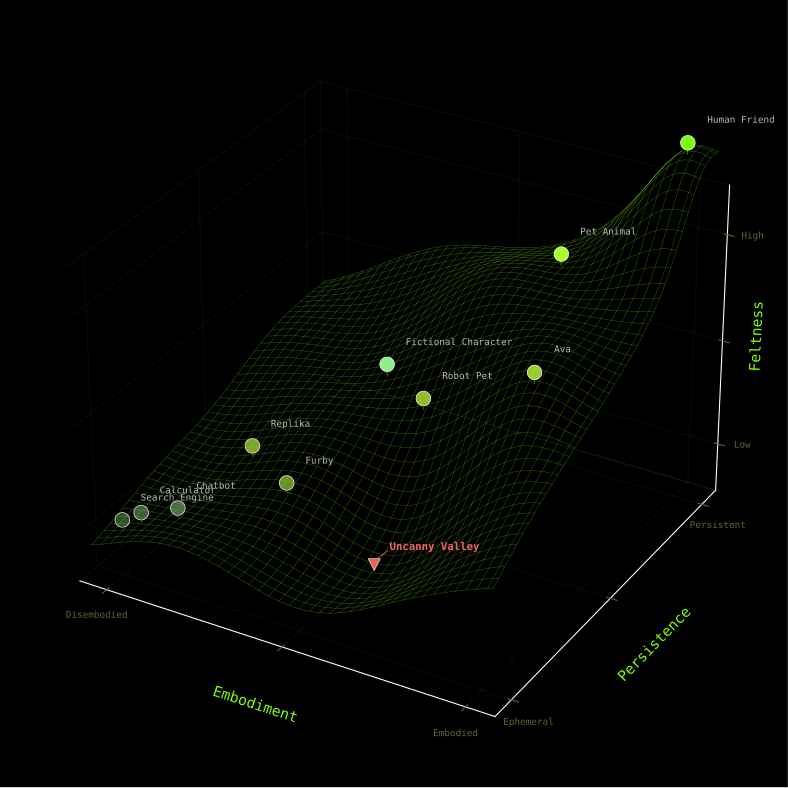

Recreate this plot in Python.
"""
Publication-Quality 3D Figure: Feltness Space
WIREFRAME LANDSCAPE AESTHETIC

Visualization for "Sensus Ex Machina" paper.

DESIGN PRINCIPLE:
- High-resolution wireframe mesh showing feltness manifold
- X-axis: Embodiment (disembodied → fully embodied)
- Y-axis: Persistence (ephemeral → continuous)
- Z-axis: Feltness intensity (emergent property)
- Key entities plotted as points in the space
- Green wireframe on pure black background
- Dense mesh for detailed topography
"""

import numpy as np
import matplotlib.pyplot as plt
from mpl_toolkits.mplot3d import Axes3D
from scipy.ndimage import gaussian_filter

# ============================================================================
# DARK AESTHETIC SETTINGS
# ============================================================================

plt.style.use('dark_background')

plt.rcParams.update({
    'font.family': 'monospace',
    'font.size': 9,
    'axes.labelsize': 11,
    'axes.titlesize': 12,
    'figure.dpi': 150,
    'savefig.dpi': 300,
    'savefig.bbox': 'tight',
    'savefig.pad_inches': 0.25,
    'figure.facecolor': '#000000',
    'axes.facecolor': '#000000',
})

# ============================================================================
# COLOR PALETTE
# ============================================================================

WIREFRAME_COLOR = '#7FFF00'  # Bright chartreuse green (Matrix-style)
WIREFRAME_EDGE_COLOR = '#556B2F'  # Darker olive for depth

# Entity colors - gradient from dim (low feltness) to bright (high feltness)
ENTITY_COLORS = {
    'search_engine': '#2F4F2F',      # Dark green - minimal feltness
    'calculator': '#3D5C3D',          # Slightly brighter
    'chatbot': '#4A6B4A',             # Low-medium feltness
    'furby': '#6B8E23',               # Medium feltness
    'replika': '#7BA428',             # Medium-high
    'robot_pet': '#8FBC2F',           # Higher
    'ava': '#9ACD32',                 # High feltness
    'fictional_char': '#90EE90',      # Light green
    'pet_animal': '#ADFF2F',          # Very high
    'human_friend': '#7FFF00',        # Maximum feltness - brightest
}

LABEL_COLOR = '#CCCCCC'  # Light gray for labels

# ============================================================================
# FELTNESS SURFACE: Complex manifold with local maxima
# ============================================================================

def feltness_surface(embodiment, persistence):
    """
    Create a feltness manifold based on the architecture of feltness.

    The surface represents how feltness emerges from the interaction of
    multiple dimensions. Valleys represent low feltness (tools),
    peaks represent high feltness (felt presences).

    Parameters:
    -----------
    embodiment : ndarray
        X-axis: 0 (disembodied) to 1 (fully embodied)
    persistence : ndarray
        Y-axis: 0 (ephemeral) to 1 (continuous/longtermist)

    Returns:
    --------
    feltness : ndarray
        Z-axis: emergent feltness intensity
    """
    # Base feltness increases with both embodiment and persistence
    base = 0.3 * embodiment + 0.3 * persistence

    # Synergy: high embodiment + high persistence = multiplicative boost
    synergy = 0.5 * embodiment * persistence

    # The uncanny valley: medium embodiment with low persistence creates dip
    uncanny_dip = -0.3 * np.exp(-((embodiment - 0.6)**2 / 0.05 + (persistence - 0.2)**2 / 0.08))

    # Local maximum for "Ava" region: high embodiment, medium persistence
    ava_peak = 0.2 * np.exp(-((embodiment - 0.85)**2 / 0.03 + (persistence - 0.5)**2 / 0.05))

    # Local maximum for "pet" region: medium embodiment, high persistence
    pet_peak = 0.15 * np.exp(-((embodiment - 0.6)**2 / 0.04 + (persistence - 0.8)**2 / 0.04))

    # Global maximum for human friend: high on both axes
    human_peak = 0.3 * np.exp(-((embodiment - 0.95)**2 / 0.02 + (persistence - 0.95)**2 / 0.02))

    # Tool valley: low embodiment, low persistence
    tool_valley = -0.1 * np.exp(-((embodiment - 0.1)**2 / 0.05 + (persistence - 0.1)**2 / 0.05))

    # Ripples for visual complexity
    ripples = (
        0.05 * np.sin(embodiment * 8) * np.cos(persistence * 6) +
        0.03 * np.sin(embodiment * 12 + persistence * 10)
    )

    feltness = base + synergy + uncanny_dip + ava_peak + pet_peak + human_peak + tool_valley + ripples

    return feltness

# ============================================================================
# ENTITY DEFINITIONS: Points in feltness space
# ============================================================================

# Each entity: (embodiment, persistence, name, description)
# Based on the paper's analysis
ENTITIES = [
    # Low feltness tools
    (0.05, 0.05, 'Search Engine', 'search_engine'),
    (0.08, 0.08, 'Calculator', 'calculator'),

    # Low-medium feltness
    (0.15, 0.12, 'Chatbot', 'chatbot'),

    # Medium feltness - some embodiment or persistence
    (0.35, 0.25, 'Furby', 'furby'),
    (0.20, 0.35, 'Replika', 'replika'),

    # Medium-high feltness
    (0.55, 0.50, 'Robot Pet', 'robot_pet'),
    (0.40, 0.60, 'Fictional Character', 'fictional_char'),

    # High feltness
    (0.85, 0.45, 'Ava', 'ava'),

    # Very high feltness
    (0.70, 0.85, 'Pet Animal', 'pet_animal'),

    # Maximum feltness
    (0.95, 0.95, 'Human Friend', 'human_friend'),
]

# ============================================================================
# MAIN FIGURE
# ============================================================================

def create_figure():
    """
    Create the feltness space visualization.
    """
    fig = plt.figure(figsize=(14, 10), dpi=150)
    ax = fig.add_subplot(111, projection='3d')

    # Pure black background
    ax.set_facecolor('#000000')
    fig.patch.set_facecolor('#000000')

    # ========================================================================
    # CREATE FELTNESS SURFACE MESH
    # ========================================================================

    print("Creating feltness manifold...")

    # High resolution for detailed wireframe
    resolution = 80

    embodiment_range = np.linspace(0, 1, resolution)
    persistence_range = np.linspace(0, 1, resolution)

    E_mesh, P_mesh = np.meshgrid(embodiment_range, persistence_range)
    F_mesh = feltness_surface(E_mesh, P_mesh)

    # Smooth the surface slightly
    F_mesh = gaussian_filter(F_mesh, sigma=0.8)

    # Plot wireframe (NO surface fill, pure wireframe)
    ax.plot_wireframe(
        E_mesh, P_mesh, F_mesh,
        color=WIREFRAME_COLOR,
        alpha=0.5,
        linewidth=0.25,
        rstride=2,
        cstride=2,
    )

    # Add edge wireframe with darker color for depth perception
    ax.plot_wireframe(
        E_mesh, P_mesh, F_mesh,
        color=WIREFRAME_EDGE_COLOR,
        alpha=0.15,
        linewidth=0.15,
        rstride=4,
        cstride=4,
    )

    # ========================================================================
    # PLOT ENTITIES AS POINTS
    # ========================================================================

    print("Plotting entities in feltness space...")

    for embodiment, persistence, name, color_key in ENTITIES:
        # Calculate feltness at this point
        feltness = feltness_surface(embodiment, persistence)

        # Elevate slightly above surface for visibility
        z_offset = 0.05

        # Plot point
        ax.scatter(
            [embodiment], [persistence], [feltness + z_offset],
            color=ENTITY_COLORS[color_key],
            s=120,
            alpha=1,
            zorder=200,
            edgecolors='white',
            linewidths=0.5,
        )

        # Add label
        # Offset labels to avoid overlap with points
        label_offset_x = 0.03
        label_offset_y = 0.03
        label_offset_z = 0.08

        ax.text(
            embodiment + label_offset_x,
            persistence + label_offset_y,
            feltness + z_offset + label_offset_z,
            name,
            color=LABEL_COLOR,
            fontsize=7,
            alpha=0.9,
            zorder=250,
        )

        # Draw vertical line from surface to point (subtle)
        ax.plot(
            [embodiment, embodiment],
            [persistence, persistence],
            [feltness, feltness + z_offset],
            color=ENTITY_COLORS[color_key],
            alpha=0.4,
            linewidth=1,
            zorder=150,
        )

    # ========================================================================
    # UNCANNY VALLEY ANNOTATION
    # ========================================================================

    print("Marking the Uncanny Valley...")

    # The uncanny valley is at embodiment=0.6, persistence=0.2
    uncanny_e = 0.6
    uncanny_p = 0.2
    uncanny_f = feltness_surface(uncanny_e, uncanny_p)

    # Plot a subtle marker at the valley bottom
    ax.scatter(
        [uncanny_e], [uncanny_p], [uncanny_f],
        color='#FF6B6B',  # Reddish color to stand out
        s=80,
        alpha=0.9,
        zorder=180,
        marker='v',  # Downward triangle to indicate valley
        edgecolors='white',
        linewidths=0.5,
    )

    # Add "Uncanny Valley" label
    ax.text(
        uncanny_e + 0.05,
        uncanny_p - 0.02,
        uncanny_f + 0.12,
        'Uncanny Valley',
        color='#FF6B6B',
        fontsize=8,
        fontweight='bold',
        alpha=0.95,
        zorder=260,
    )

    # Draw a subtle line from label to point
    ax.plot(
        [uncanny_e + 0.04, uncanny_e],
        [uncanny_p - 0.01, uncanny_p],
        [uncanny_f + 0.10, uncanny_f + 0.02],
        color='#FF6B6B',
        alpha=0.5,
        linewidth=1,
        zorder=170,
    )

    # ========================================================================
    # CAMERA AND AXES
    # ========================================================================

    # Viewing angle for good visibility of the landscape
    ax.view_init(elev=30, azim=-60)

    # Set limits
    ax.set_xlim(0, 1)
    ax.set_ylim(0, 1)
    ax.set_zlim(-0.2, 1.2)

    # Minimal axis styling
    ax.set_xlabel('Embodiment', color=WIREFRAME_COLOR, labelpad=10)
    ax.set_ylabel('Persistence', color=WIREFRAME_COLOR, labelpad=10)
    ax.set_zlabel('Feltness', color=WIREFRAME_COLOR, labelpad=-5)

    # Tick styling
    ax.tick_params(colors=WIREFRAME_EDGE_COLOR, labelsize=7)
    ax.xaxis.set_tick_params(colors=WIREFRAME_EDGE_COLOR)
    ax.yaxis.set_tick_params(colors=WIREFRAME_EDGE_COLOR)
    ax.zaxis.set_tick_params(colors=WIREFRAME_EDGE_COLOR)

    # Set tick labels - offset to avoid overlap at corners
    ax.set_xticks([0.05, 0.5, 0.95])
    ax.set_xticklabels(['Disembodied', '', 'Embodied'], fontsize=7)
    ax.set_yticks([0.05, 0.5, 0.95])
    ax.set_yticklabels(['Ephemeral', '', 'Persistent'], fontsize=7)
    ax.set_zticks([0, 0.5, 1])
    ax.set_zticklabels(['Low', '', 'High'], fontsize=7)

    # Pane styling - very subtle
    ax.xaxis.pane.fill = False
    ax.yaxis.pane.fill = False
    ax.zaxis.pane.fill = False
    ax.xaxis.pane.set_edgecolor(WIREFRAME_EDGE_COLOR)
    ax.yaxis.pane.set_edgecolor(WIREFRAME_EDGE_COLOR)
    ax.zaxis.pane.set_edgecolor(WIREFRAME_EDGE_COLOR)
    ax.xaxis.pane.set_alpha(0.1)
    ax.yaxis.pane.set_alpha(0.1)
    ax.zaxis.pane.set_alpha(0.1)

    # Grid - very subtle
    ax.xaxis._axinfo['grid']['color'] = (0.3, 0.5, 0.2, 0.1)
    ax.yaxis._axinfo['grid']['color'] = (0.3, 0.5, 0.2, 0.1)
    ax.zaxis._axinfo['grid']['color'] = (0.3, 0.5, 0.2, 0.1)

    # Add extra space on right for z-axis label
    fig.subplots_adjust(right=0.84)

    return fig, ax

# ============================================================================
# EXPORT
# ============================================================================

if __name__ == "__main__":
    print("=" * 70)
    print("Creating Feltness Space visualization...")
    print("For: Sensus Ex Machina")
    print("=" * 70)

    fig, ax = create_figure()

    print("\nSaving figures...")
    plt.savefig('feltness_space.png', format='png', dpi=300, facecolor='#000000')
    plt.savefig('feltness_space.svg', format='svg', dpi=300, facecolor='#000000')
    plt.savefig('feltness_space.pdf', format='pdf', dpi=300, facecolor='#000000')

    print("\n" + "=" * 70)
    print("✓ Feltness Space figure generated successfully!")
    print("=" * 70)
    print("\nFiles created:")
    print("  • feltness_space.png")
    print("  • feltness_space.svg")
    print("  • feltness_space.pdf")
    print("\nDesign features:")
    print("  • High-resolution green wireframe mesh")
    print("  • Complex topology (valleys = low feltness, peaks = high feltness)")
    print("  • 10 entities plotted: Search Engine → Human Friend")
    print("  • X-axis: Embodiment (disembodied → embodied)")
    print("  • Y-axis: Persistence (ephemeral → continuous)")
    print("  • Z-axis: Feltness (emergent intensity)")
    print("  • Uncanny valley visible as surface dip")
    print("  • Matrix-inspired green/chartreuse aesthetic")
    print("=" * 70)

    plt.show()
